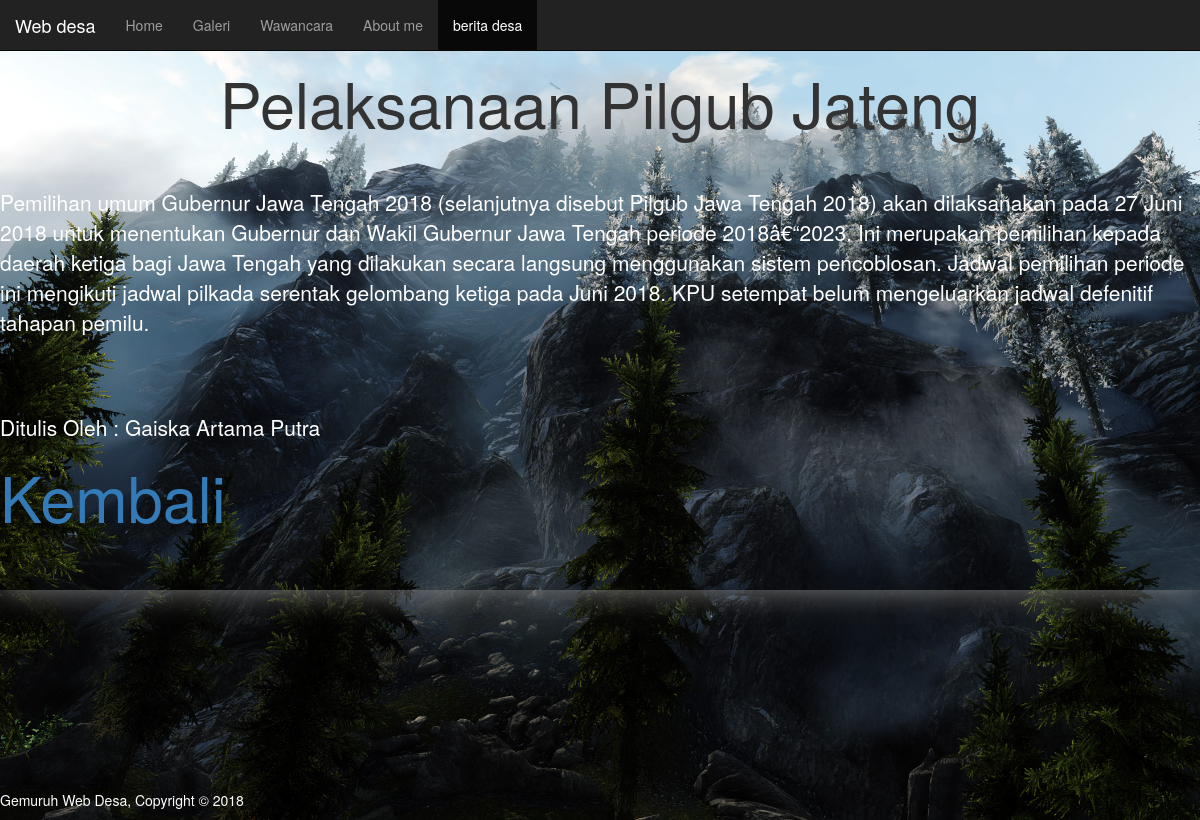
Screenshot of /klikberita.php?ID=16 with the database file from the repository.
### tables this page shows
CREATE TABLE `artikel` (
  `ID` int(11) NOT NULL,
  `Judul` varchar(255) NOT NULL,
  `Penulis` varchar(255) NOT NULL,
  `Isi` text NOT NULL
);

### proses_berita.php (called while the page is built, shortened)
<?php
$conn = mysqli_connect("localhost", "root", "", "webdesa");
function query($query) {
  global $conn;
  $result = mysqli_query($conn, $query);
  $rows = [];
  while($row = mysqli_fetch_assoc($result)){
    $rows[] = $row;
  }
  return $rows;
}
 ?>

### klikberita.php (the view, shortened to what this page needs)
<?php
require 'proses_berita.php';
$ID = $_GET["ID"];
$artikel =query("SELECT *FROM artikel WHERE ID = $ID")[0];
?>
<!DOCTYPE html>
<html>
<head>
	<link rel="stylesheet" type="text/css" href="bootstrap-3.3.7-dist/css/bootstrap.min.css">
</head>
<body>
	<nav class="navbar navbar-inverse navbar-fixed-top">
		<div class="container-fluid">
			<div class="navbar-header">
				<a class="navbar-brand" href="#">Web desa</a>
			</div>
			<ul class="nav navbar-nav ">
				<li ><a href="index.html">Home</a></li>
				<li><a href="galeri.php">Galeri</a></li>
				<li><a href="wawancara.php">Wawancara</a></li>
				<li class="text-right"><a href="about.php">About me</a></li>
				<li class="text-right active" ><a href="konten.php">berita desa</a></li>
			</ul>
		</div>
	</nav>
    <section id="main">
      <div class="conatiner">
        <div class="box">
          <article class="jumbotron" id="main-col">
          <center>
            <h1 class="page-title"><?= $artikel["Judul"]; ?></h1>
          </center><br><br>
              <p><?= $artikel["Isi"];  ?></p><br><br><br>
              <p>Ditulis Oleh : <?=$artikel["Penulis"];  ?></p>
              <h1><a href="konten.php">Kembali</a></h1>
          </article>
        </div>
      </div>
    </section>
    <footer style="margin-top:200px;">
      <p>Gemuruh Web Desa, Copyright &copy; 2018</p>
    </footer>
  </body>
</html>

### klikberita.php (style rules this page uses)
body { background-image: url('PICTURES/39f310fd_TESV-2012-07-11-01-35-56-57.jpg'); background-size:cover; }
p { color: white; }
.jumbotron { width: 100%; box-shadow: 0 0 30px grey; background: none; background-size: cover; }

### rows the page displays
artikel: Judul "Pelaksanaan Pilgub Jateng", Isi "Pemilihan umum Gubernur Jawa Tengah 2018 (selanjutnya disebut Pilgub Jawa Tengah 2018) akan dilaksanakan pada 27 Juni 2018 untuk menentukan Gubernur dan Wakil Gubernur Jawa Tengah periode 2018â€“2023. Ini merupakan pemilihan kepada daerah ketiga bagi Jawa Tengah yang dilakukan secara langsung menggunakan sistem pencoblosan. Jadwal pemilihan periode ini mengikuti jadwal pilkada serentak gelombang ketiga pada Juni 2018. KPU setempat belum mengeluarkan jadwal defenitif tahapan pemilu.", Penulis "Gaiska Artama Putra"
